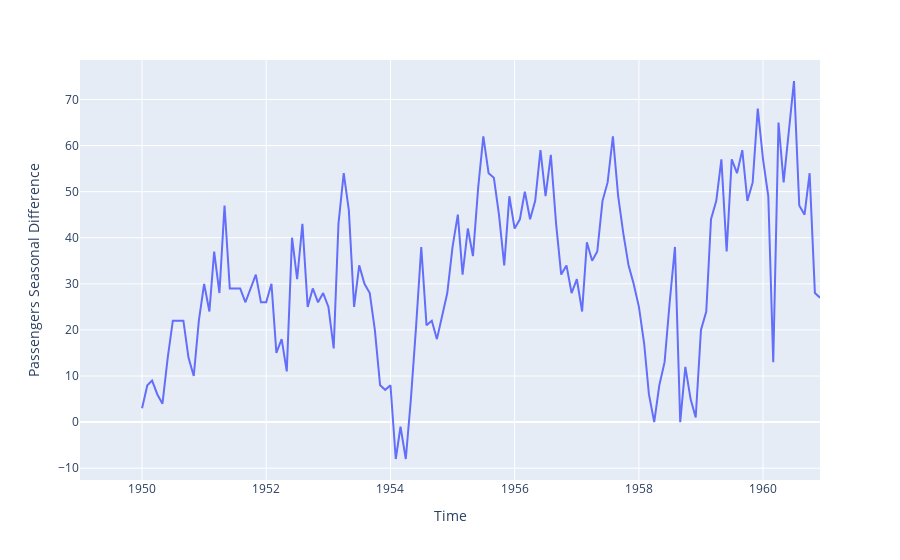

Write notebook code for a chart like this one.
### Code cell
px.line(data,x='Month',y='Passenger_Season_Diff',labels={'Month':'Time','Passenger_Season_Diff':'Passengers Seasonal Difference'})

### Figure 1 — Plotly figure (JSON) as saved in the notebook; plotly's stock layout.template omitted (floating-point values rounded to 4 significant figures; data arrays with more than 128 entries replaced by an {"elided": "..."} marker saying what was removed)
{"data": [{"hovertemplate": "Time=%{x}<br>Passengers Seasonal Difference=%{y}<extra></extra>", "legendgroup": "", "line": {"color": "#636efa", "dash": "solid"}, "marker": {"symbol": "circle"}, "mode": "lines", "name": "", "orientation": "v", "showlegend": false, "type": "scatter", "x": {"elided": "144 str values"}, "xaxis": "x", "y": {"elided": "144 int values"}, "yaxis": "y"}], "layout": {"legend": {"tracegroupgap": 0}, "margin": {"t": 60}, "xaxis": {"anchor": "y", "domain": [0, 1], "title": {"text": "Time"}}, "yaxis": {"anchor": "x", "domain": [0, 1], "title": {"text": "Passengers Seasonal Difference"}}}}
